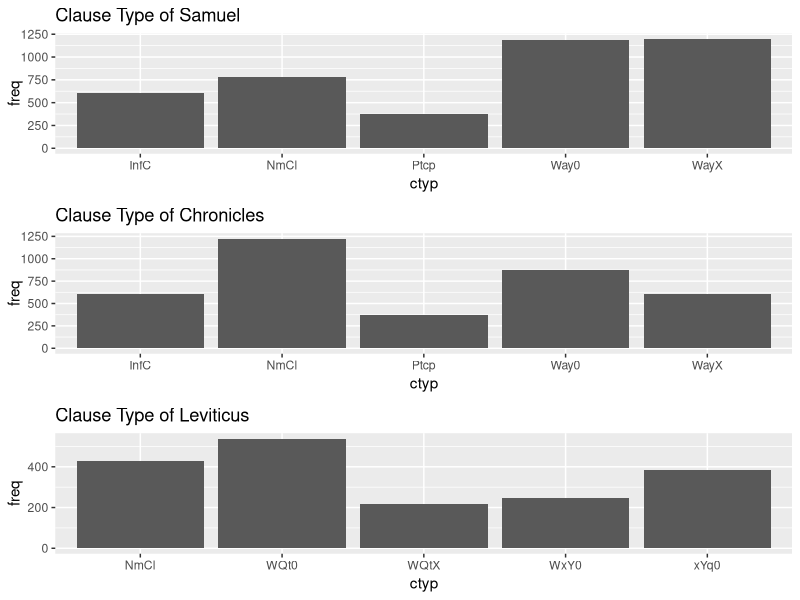
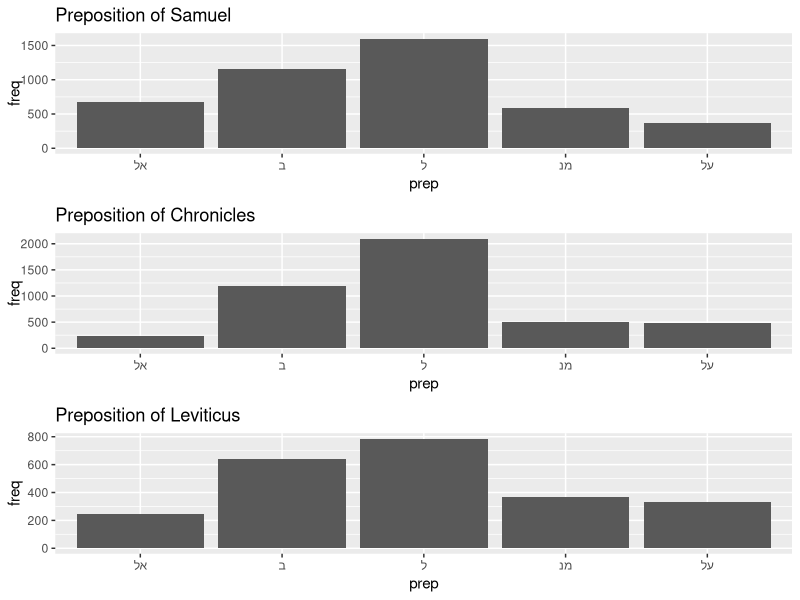

The R script that drew these images, in order:
library(ggplot2)
library(grid)
library(dplyr)

chr1 <- read.csv("1_chr.csv", header = TRUE)
chr2 <- read.csv("2_chr.csv", header = TRUE)
chr <- rbind(chr1, chr2)
sam1 <- read.csv("1_sam.csv", header = TRUE)
sam2 <- read.csv("2_sam.csv", header = TRUE)
sam <- rbind(sam1, sam2)
lev <- read.csv("lev.csv", header = TRUE)

#chr_sam <- rbind(chr, sam)

#clause type
sam_ctyp = as.data.frame(table(sam$ctyp, exclude=""))
names(sam_ctyp) <- c("ctyp", "freq")
#sam_ctyp <- sam_ctyp[!(sam_ctyp$sam < 200),]
sam_ctyp <- sam_ctyp[order(sam_ctyp$freq,decreasing=T)[1:5],]
sam_ctyp <- arrange(sam_ctyp, desc(freq))

chr_ctyp = as.data.frame(table(chr$ctyp, exclude=""))
names(chr_ctyp) <- c("ctyp", "freq")
#chr_ctyp <- chr_ctyp[!(chr_ctyp$chr < 200),]
chr_ctyp <- chr_ctyp[order(chr_ctyp$freq,decreasing=T)[1:5],]
chr_ctyp <- arrange(chr_ctyp, desc(freq))

lev_ctyp = as.data.frame(table(lev$ctyp, exclude=""))
names(lev_ctyp) <- c("ctyp", "freq")
#lev_ctyp <- lev_ctyp[!(lev_ctyp$lev < 200),]
lev_ctyp <- lev_ctyp[order(lev_ctyp$freq,decreasing=T)[1:5],]
lev_ctyp <- arrange(lev_ctyp, desc(freq))

ctyp1 <- ggplot(data=sam_ctyp, aes(x=ctyp, y=freq)) + 
#  geom_bar(stat="identity", width=1) +
  geom_bar(stat="identity") +
  ggtitle("Clause Type of Samuel")

ctyp2 <- ggplot(data=chr_ctyp, aes(x=ctyp, y=freq)) + 
#  geom_bar(stat="identity", width=1) +
  geom_bar(stat="identity") +
  ggtitle("Clause Type of Chronicles")

ctyp3 <- ggplot(data=lev_ctyp, aes(x=ctyp, y=freq)) + 
  #  geom_bar(stat="identity", width=1) +
  geom_bar(stat="identity") +
  ggtitle("Clause Type of Leviticus")

grid.newpage()
grid.draw(rbind(ggplotGrob(ctyp1), ggplotGrob(ctyp2), ggplotGrob(ctyp3), size = "last"))


#preposition
sam_prep <- filter(sam, sp == 'prep')
sam_prep <- select(sam_prep, lex)
sam_prep = as.data.frame(table(sam_prep$lex))
names(sam_prep) <- c("prep", "freq")
sam_prep <- sam_prep[!(sam_prep$prep == 'את'),]
sam_prep <- sam_prep[order(sam_prep$freq,decreasing=T)[1:5],]

chr_prep <- filter(chr, sp == 'prep')
chr_prep <- select(chr_prep, lex)
chr_prep = as.data.frame(table(chr_prep$lex))
names(chr_prep) <- c("prep", "freq")
chr_prep <- chr_prep[!(chr_prep$prep == 'את'),]
chr_prep <- chr_prep[order(chr_prep$freq,decreasing=T)[1:5],]

lev_prep <- filter(lev, sp == 'prep')
lev_prep <- select(lev_prep, lex)
lev_prep = as.data.frame(table(lev_prep$lex))
names(lev_prep) <- c("prep", "freq")
lev_prep <- lev_prep[!(lev_prep$prep == 'את'),]
lev_prep <- lev_prep[order(lev_prep$freq,decreasing=T)[1:5],]

prep1 <- ggplot(data=sam_prep, aes(x=prep, y=freq)) + 
  geom_bar(stat="identity") +
  ggtitle("Preposition of Samuel")

prep2 <- ggplot(data=chr_prep, aes(x=prep, y=freq)) + 
  geom_bar(stat="identity") +
  ggtitle("Preposition of Chronicles")

prep3 <- ggplot(data=lev_prep, aes(x=prep, y=freq)) + 
  geom_bar(stat="identity") +
  ggtitle("Preposition of Leviticus")


grid.newpage()
grid.draw(rbind(ggplotGrob(prep1), ggplotGrob(prep2), ggplotGrob(prep3), size = "last"))

